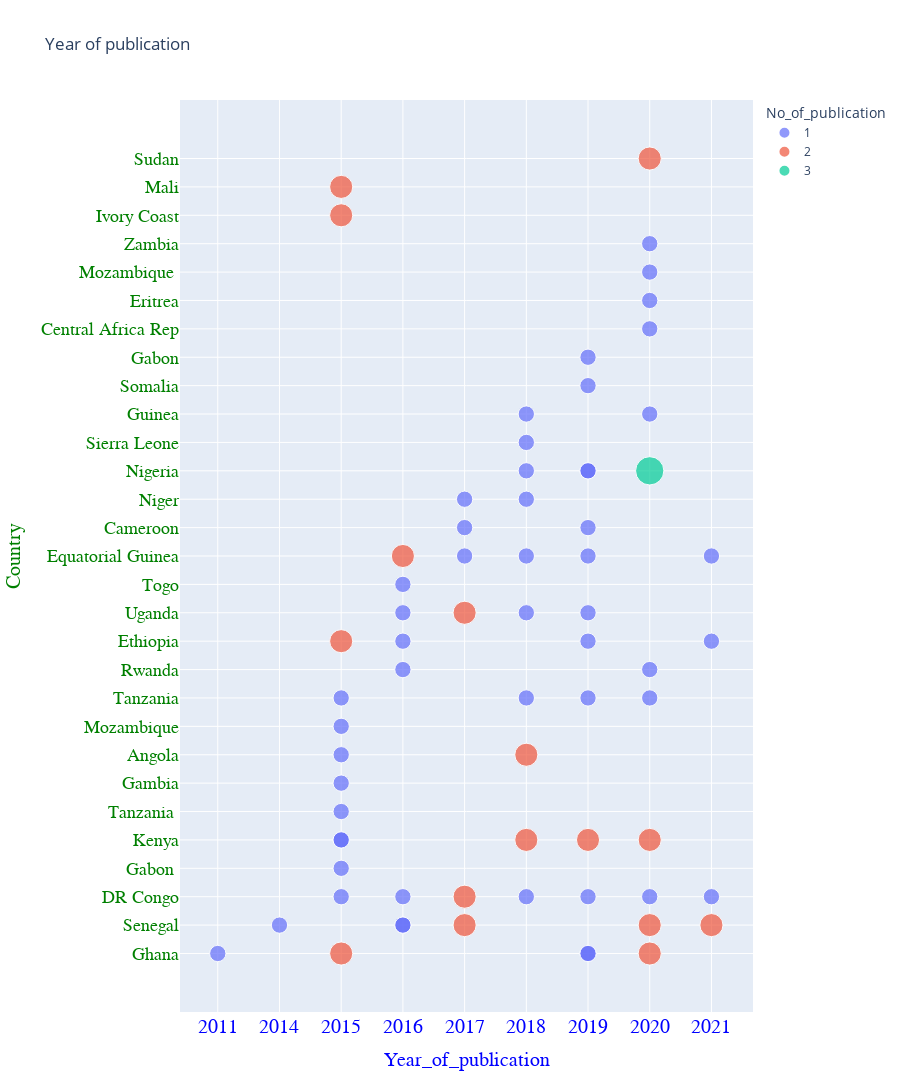

Here is the notebook cell this chart was saved with:
### Code cell
#define your parameters

fig.update_layout(
   title = "Year of publication",
   xaxis = dict(
      #title = 'Year of study',
      titlefont = dict(family = 'Times new roman', size = 20,color = 'blue'),
      showticklabels = True,
      tickangle = 0,
      tickfont = dict(
      family = 'Old Standard TT, serif',
      size = 20,
      color = 'blue'
      ),
      tickmode = 'linear',
      tick0 = 0.0,
      dtick = 0.25
      
   ),
   yaxis = dict(
      #title = 'Country',
      titlefont = dict(
         family = 'Arial, sans-serif',
         size = 20,
         color = 'green'
      ),
      showticklabels = True,
      tickangle = 0,
      tickfont = dict(
      family = 'Old Standard TT, serif',
      size = 18,
      color = 'green'
      ),
      tickmode = 'linear',
      tick0 = 0.0,
      dtick = 0.25
   )
)
fig.update_xaxes(type='category')

### Figure 1 — Plotly figure (JSON) as saved in the notebook; plotly's stock layout.template omitted (floating-point values rounded to 4 significant figures)
{"data": [{"hovertemplate": "No_of_publication=1<br>Year_of_publication=%{x}<br>Country=%{y}<br>No_of_publication2=%{marker.size}<extra></extra>", "legendgroup": "1", "marker": {"color": "#636efa", "size": [1, 1, 1, 1, 1, 1, 1, 1, 1, 1, 1, 1, 1, 1, 1, 1, 1, 1, 1, 1, 1, 1, 1, 1, 1, 1, 1, 1, 1, 1, 1, 1, 1, 1, 1, 1, 1, 1, 1, 1, 1, 1, 1, 1, 1, 1, 1, 1, 1, 1, 1, 1], "sizemode": "area", "sizeref": 0.0075, "symbol": "circle"}, "mode": "markers", "name": "1", "orientation": "h", "showlegend": true, "type": "scatter", "x": [2011, 2014, 2015, 2015, 2015, 2015, 2015, 2015, 2015, 2015, 2015, 2016, 2016, 2016, 2016, 2016, 2016, 2016, 2017, 2017, 2017, 2018, 2018, 2018, 2018, 2018, 2018, 2018, 2018, 2019, 2019, 2019, 2019, 2019, 2019, 2019, 2019, 2019, 2019, 2019, 2019, 2020, 2020, 2020, 2020, 2020, 2020, 2020, 2020, 2021, 2021, 2021], "xaxis": "x", "y": ["Ghana", "Senegal", "DR Congo", "Gabon ", "Kenya", "Tanzania ", "Gambia", "Angola", "Mozambique", "Kenya", "Tanzania", "Rwanda", "Ethiopia", "Senegal", "Uganda", "Senegal", "Togo", "DR Congo", "Equatorial Guinea", "Cameroon", "Niger", "Equatorial Guinea", "Nigeria", "DR Congo", "Tanzania", "Uganda", "Sierra Leone", "Guinea", "Niger", "Somalia", "Tanzania", "Nigeria", "Uganda", "Ethiopia", "Equatorial Guinea", "Cameroon", "Gabon", "Ghana", "DR Congo", "Ghana", "Nigeria", "DR Congo", "Rwanda", "Central Africa Rep", "Eritrea", "Mozambique ", "Guinea", "Tanzania", "Zambia", "DR Congo", "Ethiopia", "Equatorial Guinea"], "yaxis": "y"}, {"hovertemplate": "No_of_publication=2<br>Year_of_publication=%{x}<br>Country=%{y}<br>No_of_publication2=%{marker.size}<extra></extra>", "legendgroup": "2", "marker": {"color": "#EF553B", "size": [2, 2, 2, 2, 2, 2, 2, 2, 2, 2, 2, 2, 2, 2, 2, 2], "sizemode": "area", "sizeref": 0.0075, "symbol": "circle"}, "mode": "markers", "name": "2", "orientation": "h", "showlegend": true, "type": "scatter", "x": [2015, 2015, 2015, 2015, 2016, 2017, 2017, 2017, 2018, 2018, 2019, 2020, 2020, 2020, 2020, 2021], "xaxis": "x", "y": ["Ivory Coast", "Ghana", "Mali", "Ethiopia", "Equatorial Guinea", "Senegal", "Uganda", "DR Congo", "Angola", "Kenya", "Kenya", "Ghana", "Kenya", "Sudan", "Senegal", "Senegal"], "yaxis": "y"}, {"hovertemplate": "No_of_publication=3<br>Year_of_publication=%{x}<br>Country=%{y}<br>No_of_publication2=%{marker.size}<extra></extra>", "legendgroup": "3", "marker": {"color": "#00cc96", "size": [3], "sizemode": "area", "sizeref": 0.0075, "symbol": "circle"}, "mode": "markers", "name": "3", "orientation": "h", "showlegend": true, "type": "scatter", "x": [2020], "xaxis": "x", "y": ["Nigeria"], "yaxis": "y"}], "layout": {"height": 1150, "legend": {"itemsizing": "constant", "title": {"text": "No_of_publication"}, "tracegroupgap": 0}, "title": {"text": "Year of publication"}, "xaxis": {"anchor": "y", "domain": [0, 1], "dtick": 0.25, "showticklabels": true, "tick0": 0, "tickangle": 0, "tickfont": {"color": "blue", "family": "Old Standard TT, serif", "size": 20}, "tickmode": "linear", "title": {"font": {"color": "blue", "family": "Times new roman", "size": 20}, "text": "Year_of_publication"}, "type": "category"}, "yaxis": {"anchor": "x", "domain": [0, 1], "dtick": 0.25, "showticklabels": true, "tick0": 0, "tickangle": 0, "tickfont": {"color": "green", "family": "Old Standard TT, serif", "size": 18}, "tickmode": "linear", "title": {"font": {"color": "green", "family": "Arial, sans-serif", "size": 20}, "text": "Country"}}}}
